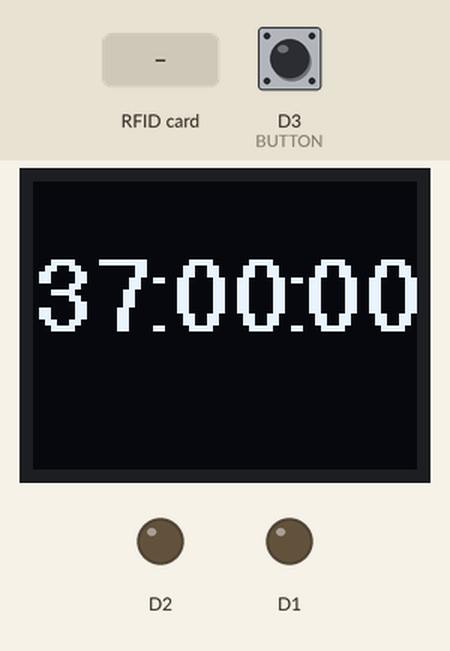
This program was run on a simulated ESP8266 (NodeMCU). Parts: 64×48 one-colour display, output pins drawn as LEDs (lit = HIGH). The inputs (shaded band) are chosen by the test bench; at power-on: D3 (BUTTON) HIGH. WiFi joins after 1.5 s; servers stay silent unless stated; network time is answered at once with the bench clock; the local clock reads 2024-03-15 10:24:30 at power-on unless the program sets it; storage starts empty; what the program prints to the serial monitor is not drawn.

Above: at 2.66 s.
At 3.8 s:
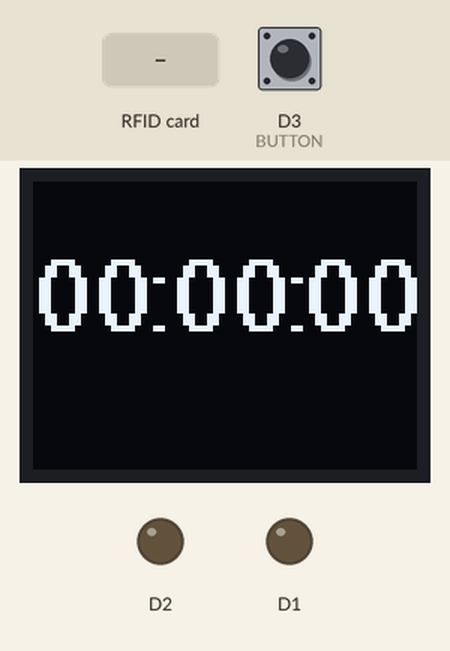
3.9 s: RFID card 20 19 66 66 held to the reader
At 4.9 s:
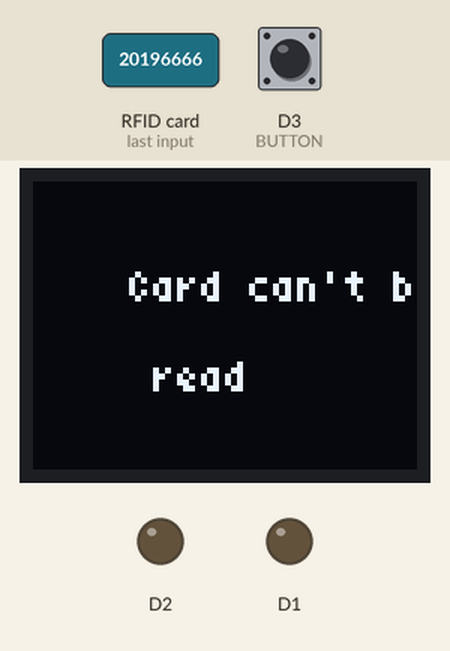
10.0 s: RFID card 5E 7A 19 C4 held to the reader
Timing chart, 0 to 13.0 s (numbered marks = the images above; inputs shaded):
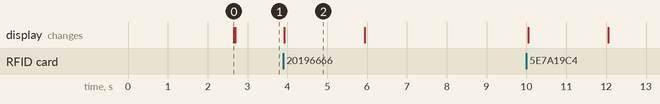

The program:

main.cpp
```cpp
#include <Arduino.h>

#include <SPI.h>
#include <Wire.h>

#include "OLED.h"
#include "RC522.h"
#include "FSys.h"
#include "WiFi-NTP.h"
#include "WebServer.h"
#include "hal.h"
//#include <FreeRTOS.h>


std::vector<unsigned long> id{  0x4933058F,
                                0xF3888202,
                                0x731A0D03,
                                0xA35C3102,
                                0xA3B5F20C,
                                0x8350D90A,
                                0x531CFA0A,
                                0x33206D0C  };

void setup()
{
    Serial.begin(9600);
    SPI.begin(); // Init SPI bus
    pinMode(0 , INPUT_PULLUP);

    RFID_start();

    u8g2_start();

    WiFi_Start();

    LittleFS_Start();

    webStart();
}

void loop()
{
    uint8_t sec, min, hour, day, month;
    uint16_t year;

    wifiMulti_run();

    clientHandle();

    rtcGetTime( sec, min, hour, day, month, year );// get time from RTC

    if ( digitalRead(BUTTON) == LOW )
    {
        printWiFi();
    }

    u8g2Print_day( hour, min, sec );// OLED print

    if (detect_card() == 1)
    {
        return;
    }

    write_data( hour , min , sec , id);

    Halt_Detect();

    delay(2000);
}
```

FSys.h
```cpp
//
// Created by texas on 12/04/2022.
//

#ifndef MAIN_CPP_FSYS_H
#define MAIN_CPP_FSYS_H

#include <LittleFS.h>

void LittleFS_Start();

void FS_write(int hour , int min , int sec , int number);

void openHtml( File& file );

void clientHandle();

#endif //MAIN_CPP_FSYS_H
```

OLED.h
```cpp
//
// Created by texas on 12/04/2022.
//

#ifndef MAIN_CPP_OLED_H
#define MAIN_CPP_OLED_H

void u8g2_start();

void u8g2Print_day(int hour, int min, int sec );

void u8g2_callback_display_get();

void u8g2_callback_display_unread();

#endif //MAIN_CPP_OLED_H
```

RC522.h
```cpp
//
// Created by texas on 12/04/2022.
//

#ifndef MAIN_CPP_RC522_H
#define MAIN_CPP_RC522_H

#include <vector>

void RFID_start();

void write_data(int hour , int min , int sec , std::vector<unsigned long> &id );

int detect_card();

void Halt_Detect();

#endif //MAIN_CPP_RC522_H
```

WebServer.h
```cpp
//
// Created by texas on 12/04/2022.
//

#ifndef MAIN_CPP_WEBSERVER_H
#define MAIN_CPP_WEBSERVER_H

void webStart();

void webPage();

void clientHandle();

#endif //MAIN_CPP_WEBSERVER_H
```

WiFi-NTP.h
```cpp
//
// Created by texas on 12/04/2022.
//

#ifndef MAIN_CPP_WIFI_NTP_H
#define MAIN_CPP_WIFI_NTP_H
#include <iostream>

void WiFi_Start();

void wifiMulti_run();

void rtcGetTime(uint8_t &sec,  uint8_t &min, uint8_t &hour, uint8_t &day, uint8_t &month, uint16_t &year);

void printWiFi();

#endif //MAIN_CPP_WIFI_NTP_H
```

FSys.cpp
```cpp
//
// Created by texas on 12/04/2022.
//

#include "FSys.h"
#include <LittleFS.h>

File uid;
String time_file = "/index.html";

void LittleFS_Start()/*LittleFS*/
{
    if( LittleFS.begin() )
    {
        LittleFS.format();
        Serial.println("LittleFS Start");
        uid = LittleFS.open(time_file , "a");
        uid.println("Start write:</br>");
        uid.close();
    }
    else
    {
        Serial.println("Failed to start LittleFS");
    }
}

void uidtime_datas( int hour, int min, int sec )
{
    uid.print(" Time: ");

    if (hour <= 9)
    {
        uid.print("0");
        uid.print(hour, DEC);
    }
    else
    {
        uid.print(hour, DEC);
    }

    uid.print(":");

    if (min <= 9)
    {
        uid.print("0");
        uid.print(min, DEC);
    }
    else
    {
        uid.print(min, DEC);
    }

    uid.print(":");

    if (sec <= 9)
    {
        uid.print("0");
        uid.print(sec, DEC);
    }
    else
    {
        uid.print(sec, DEC);
    }
}

void FS_write(int hour , int min , int sec , int number ){
    uid = LittleFS.open(time_file , "a" );
    uid.print("No:");
    uid.print( number , DEC );
    uidtime_datas( hour , min , sec );
    uid.println("</br>");
    uid.close();
}

void openHtml( File& file )
{
    file = LittleFS.open("/index.html", "a");
}
```

OLED.cpp
```cpp
//
// Created by texas on 12/04/2022.
//

#include "../include/OLED.h"
#include <U8g2lib.h>
#include <SPI.h>
#include <hal.h>

U8G2_SSD1306_64X48_ER_1_HW_I2C u8g2( U8G2_R0, U8X8_PIN_NONE );

void u8g2_start()/*U8g2 : SSD1306*/
{
    pinMode(D1, OUTPUT);
    pinMode(D2, OUTPUT);
    digitalWrite(D1, 0);
    digitalWrite(D2, 0);
    u8g2.begin();
}

void int_to_Str(int num, char *Str)
{//Trans the int to str that u8g2 could to strDraw
    char str[NUM] = {'\0'};
    if (num <= 9)
    {
        Str[0] = '0';
        itoa( num , str , 10 );
        strcat( Str , str );
    }
    else
    {
        itoa( num , Str , 10 );
    }
}

void u8g2Print_day(int hour, int min, int sec )
{
    char secStr[NUM] = {'\0'};
    char minStr[NUM] = {'\0'};
    char hourStr[NUM] = {'\0'};

    int_to_Str( hour , hourStr );
    int_to_Str( min , minStr );
    int_to_Str( sec , secStr );

    u8g2.setFont( u8g2_font_crox3hb_tf );
    u8g2.firstPage();
    do
    {
        u8g2.drawStr(0, 25, hourStr);
        u8g2.drawStr(18, 25, ":");
        u8g2.drawStr(23, 25, minStr);
        u8g2.drawStr(41, 25, ":");
        u8g2.drawStr(45, 25, secStr);

    }while (u8g2.nextPage());
}

void u8g2_callback_display_get(){
    u8g2.setFont(u8g2_font_4x6_tf );
    u8g2.firstPage();
    do
    {
        u8g2.drawStr(0 , 25 , "Card had been ");
        u8g2.drawStr( 20 , 30 , " read") ;
    }while (u8g2.nextPage());
}

void u8g2_callback_display_unread(){
    u8g2.setFont(u8g2_font_4x6_tf );
    u8g2.firstPage();
    do
    {
        u8g2.drawStr(16 , 20 , "Card can't be");
        u8g2.drawStr( 16 , 35 , " read ");
    }while (u8g2.nextPage());
}
```

RC522.cpp
```cpp
//
// Created by texas on 12/04/2022.
//

#include "../include/RC522.h"
#include "hal.h"
#include "FSys.h"
#include "OLED.h"
#include <MFRC522.h>


MFRC522 rfid(SS_PIN, RST_PIN);
MFRC522::MIFARE_Key key;
byte nuidPICC[4];


void RFID_start(){
    rfid.PCD_Init(); // Init MFRC522
}

void printHex(byte *buffer, byte bufferSize)
{
    for (byte i = 0; i < bufferSize; i++) {
        Serial.print(buffer[i] < 0x10 ? " 0" : " ");
        Serial.print(buffer[i], HEX);
    }
}

void printDec(byte *buffer, byte bufferSize)
{
    for (byte i = 0; i < bufferSize; i++) {
        Serial.print(buffer[i] < 0x10 ? " 0" : " ");
        Serial.print(buffer[i], DEC);
    }
}

unsigned long getID()
{//get card uid from SPI
    unsigned long hex_num;
    hex_num  = rfid.uid.uidByte[0] << 24;
    hex_num += rfid.uid.uidByte[1] << 16;
    hex_num += rfid.uid.uidByte[2] << 8;
    hex_num += rfid.uid.uidByte[3];
    return hex_num;
}

int detect_card(){
    // Reset the loop if no new card present on the sensor/reader. This saves the entire process when idle.
    if ( ! rfid.PICC_IsNewCardPresent()){
        return 1;
    }

    // Verify if the NUID has been readed
    if ( ! rfid.PICC_ReadCardSerial()) {
        return 1;
    }
    return 0;
}

void write_data( int hour , int min , int sec , std::vector<unsigned long> &id )
{

    unsigned long UID = getID();
    auto it = std::find(id.begin(),id.end(),UID);
    int number =  std::distance(id.begin() , it ) + 1;

    if ((rfid.uid.uidByte[0] != nuidPICC[0] ||
         rfid.uid.uidByte[1] != nuidPICC[1] ||
         rfid.uid.uidByte[2] != nuidPICC[2] ||
         rfid.uid.uidByte[3] != nuidPICC[3]) && it != id.end() )
    {
        Serial.println(F("A new card has been detected."));

        // Store NUID into nuidPICC array
        for (byte i = 0; i < 4; i++) {
            nuidPICC[i] = rfid.uid.uidByte[i];
        }

        Serial.println(F("The NUID tag is:"));
        Serial.print(F("In hex: "));
        printHex(rfid.uid.uidByte, rfid.uid.size);
        Serial.println();
        Serial.print(F("In dec: "));
        printDec(rfid.uid.uidByte, rfid.uid.size);
        Serial.println();


        FS_write(hour , min , sec , number);
        u8g2_callback_display_get();
    }
    else
    {
        Serial.println(F("Card read previously,or the card can't be read"));
        u8g2_callback_display_unread();
    }
}

void Halt_Detect(){
    // Halt PICC
    rfid.PICC_HaltA();

    // Stop encryption on PCD
    rfid.PCD_StopCrypto1();
}
```

WebServer.cpp
```cpp
//
// Created by texas on 12/04/2022.
//

#include "../include/WebServer.h"
#include <ESP8266WebServer.h>
#include "FSys.h"

ESP8266WebServer server(80);

void webStart()
{
    server.on("/" , webPage);
    server.onNotFound([]() {server.send( 404 , "text/plain" , "File not found" );});
    server.begin();
    Serial.println("HTTP Server Start");
}

void webPage()
{
    Serial.println("webPage");
    File file;
    openHtml( file );
    size_t sent = server.streamFile(file, "text/html");
    file.close();
}

void clientHandle(){
    server.handleClient();
}
```

WiFi-NTP.cpp
```cpp
//
// Created by texas on 12/04/2022.
//

#include "../include/WiFi-NTP.h"
#include <ESP8266WiFi.h>
#include <ESP8266WiFiMulti.h>
#include <WiFiUdp.h>
#include <NTPClient.h>
#include <DS1307.h>


//Club
const char *ssid1 = "SCU_Makers";
const char *passwd1 = "iloveSCU";
//Room
const char *ssid2 = "Texas_Wifi";
const char *passwd2 = "96587431tex";
//home
const char *ssid3 = "AEHOME";
const char *passwd3 = "20196666";

/*Wifi*/
WiFiUDP ntpUDP;
ESP8266WiFiMulti wiFiMulti;


/*RTC*/
DS1307 rtc;
NTPClient tc(ntpUDP, "ntp1.aliyun.com", 60 * 60 * 8, 30 * 60 * 1000);


void WiFi_Start()//NTP request && WiFi
{
    int count = 0;
    wiFiMulti.addAP(ssid1,passwd1);
    wiFiMulti.addAP(ssid2,passwd2);
    wiFiMulti.addAP(ssid3,passwd3);

    while ( wiFiMulti.run() != WL_CONNECTED )
    {
        Serial.print(".");
        delay(500);
        count++;
    }

    if ( count <= 20  )
    {
        Serial.print("\nWIFI Start,the ip is : ");
        Serial.println( WiFi.localIP() );
        Serial.print( "The SSID is : " );
        Serial.println(WiFi.SSID() );
    }
    else if (count > 20)
    {
        Serial.println("\nWIFI isn't connect");
    }

    delay(1000);
    Serial.println("Init RTC...");
    rtc.begin();
    if ( count <= 30 )
    {
        tc.begin();
        tc.update();
    }
    rtc.set(int(tc.getSeconds()),
            int(tc.getMinutes()),
            int(tc.getHours()),
            int(tc.getDay()),
            0,
            0);// set time from NTPClient
    rtc.start(); // start RTC
}

void wifiMulti_run(){
    wiFiMulti.run();
}

void rtcGetTime(uint8_t &sec,  uint8_t &min, uint8_t &hour, uint8_t &day, uint8_t &month, uint16_t &year){
    rtc.get( &sec, &min, &hour, &day, &month, &year );// get time from RTC
}

void printWiFi(){
    Serial.print("Local IP : ");
    Serial.println(WiFi.localIP());
    delay(1000);
}
```

hal.h
```cpp
//
// Created by texas on 12/04/2022.
//

#ifndef MAIN_CPP_HAL_H
#define MAIN_CPP_HAL_H

#define NUM 10
#define SS_PIN 15
#define RST_PIN 2
#define BUTTON 0

#endif //MAIN_CPP_HAL_H
```

Measured:
- after the input at 3.9 s, the display: changes at once (image 2)
- what the display in image 2 shows lasts 2.0 s, from 3.9 s to 5.9 s
